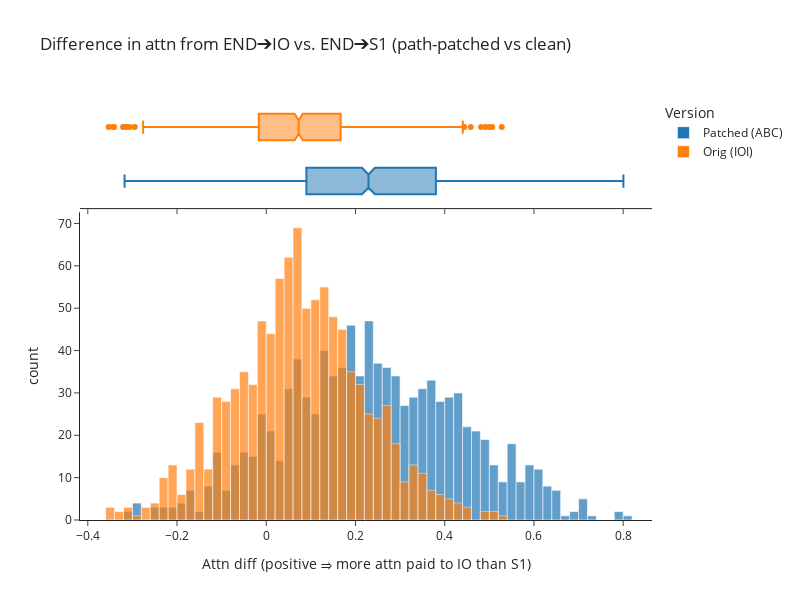

Write notebook code for a chart like this one.
### Markdown cell above
# Path patching from NMHs to backup NMHs

What's the equivalent result we might expect when backup name mover heads are considered?

It's the opposite - we expect them to not attend from END to IO much when the name mover heads are working normally, but when we path patch from name movers to backup name movers, that's when they'll kick in.

I'll do the plot for `11.2`, `10.6`, and `10.10`, because these are the biggest backup heads. I'll try doing the patching in both directions (from IOI to ABC, and vice-versa).

### Code cell
results_patched, results_clean = get_nnmh_patching_patterns(num_batches=50, neg_nmh=(10, 2))

hist(
    [results_patched, results_clean],
    labels={"variable": "Version", "value": "Attn diff (positive ⇒ more attn paid to IO than S1)"},
    title="Difference in attn from END➔IO vs. END➔S1 (path-patched vs clean)",
    names=["Patched (ABC)", "Orig (IOI)"],
    width=800,
    height=600,
    opacity=0.7,
    marginal="box",
    template="simple_white"
)

### Figure 1 — Plotly figure (JSON) as saved in the notebook; plotly's stock layout.template omitted (floating-point values rounded to 4 significant figures; data arrays with more than 128 entries replaced by an {"elided": "..."} marker saying what was removed)
{"data": [{"alignmentgroup": "True", "bingroup": "x", "hovertemplate": "Version=wide_variable_0<br>Attn diff (positive ⇒ more attn paid to IO than S1)=%{x}<br>count=%{y}<extra></extra>", "legendgroup": "wide_variable_0", "marker": {"color": "#1F77B4", "opacity": 0.7, "pattern": {"shape": ""}}, "name": "Patched (ABC)", "offsetgroup": "wide_variable_0", "orientation": "v", "showlegend": true, "type": "histogram", "x": {"elided": "1000 float values"}, "xaxis": "x", "yaxis": "y"}, {"alignmentgroup": "True", "hovertemplate": "Version=wide_variable_0<br>Attn diff (positive ⇒ more attn paid to IO than S1)=%{x}<extra></extra>", "legendgroup": "wide_variable_0", "marker": {"color": "#1F77B4"}, "name": "Patched (ABC)", "notched": true, "offsetgroup": "wide_variable_0", "showlegend": false, "type": "box", "x": {"elided": "1000 float values"}, "xaxis": "x2", "yaxis": "y2"}, {"alignmentgroup": "True", "bingroup": "x", "hovertemplate": "Version=wide_variable_1<br>Attn diff (positive ⇒ more attn paid to IO than S1)=%{x}<br>count=%{y}<extra></extra>", "legendgroup": "wide_variable_1", "marker": {"color": "#FF7F0E", "opacity": 0.7, "pattern": {"shape": ""}}, "name": "Orig (IOI)", "offsetgroup": "wide_variable_1", "orientation": "v", "showlegend": true, "type": "histogram", "x": {"elided": "1000 float values"}, "xaxis": "x", "yaxis": "y"}, {"alignmentgroup": "True", "hovertemplate": "Version=wide_variable_1<br>Attn diff (positive ⇒ more attn paid to IO than S1)=%{x}<extra></extra>", "legendgroup": "wide_variable_1", "marker": {"color": "#FF7F0E"}, "name": "Orig (IOI)", "notched": true, "offsetgroup": "wide_variable_1", "showlegend": false, "type": "box", "x": {"elided": "1000 float values"}, "xaxis": "x2", "yaxis": "y2"}], "layout": {"bargap": 0, "barmode": "overlay", "height": 600, "legend": {"title": {"text": "Version"}, "tracegroupgap": 0}, "title": {"text": "Difference in attn from END➔IO vs. END➔S1 (path-patched vs clean)"}, "width": 800, "xaxis": {"anchor": "y", "domain": [0, 1], "title": {"text": "Attn diff (positive ⇒ more attn paid to IO than S1)"}}, "xaxis2": {"anchor": "y2", "domain": [0, 1], "matches": "x", "showticklabels": false}, "yaxis": {"anchor": "x", "domain": [0, 0.7326], "title": {"text": "count"}}, "yaxis2": {"anchor": "x2", "domain": [0.7426, 1], "matches": "y2", "showline": false, "showticklabels": false, "ticks": ""}}}
